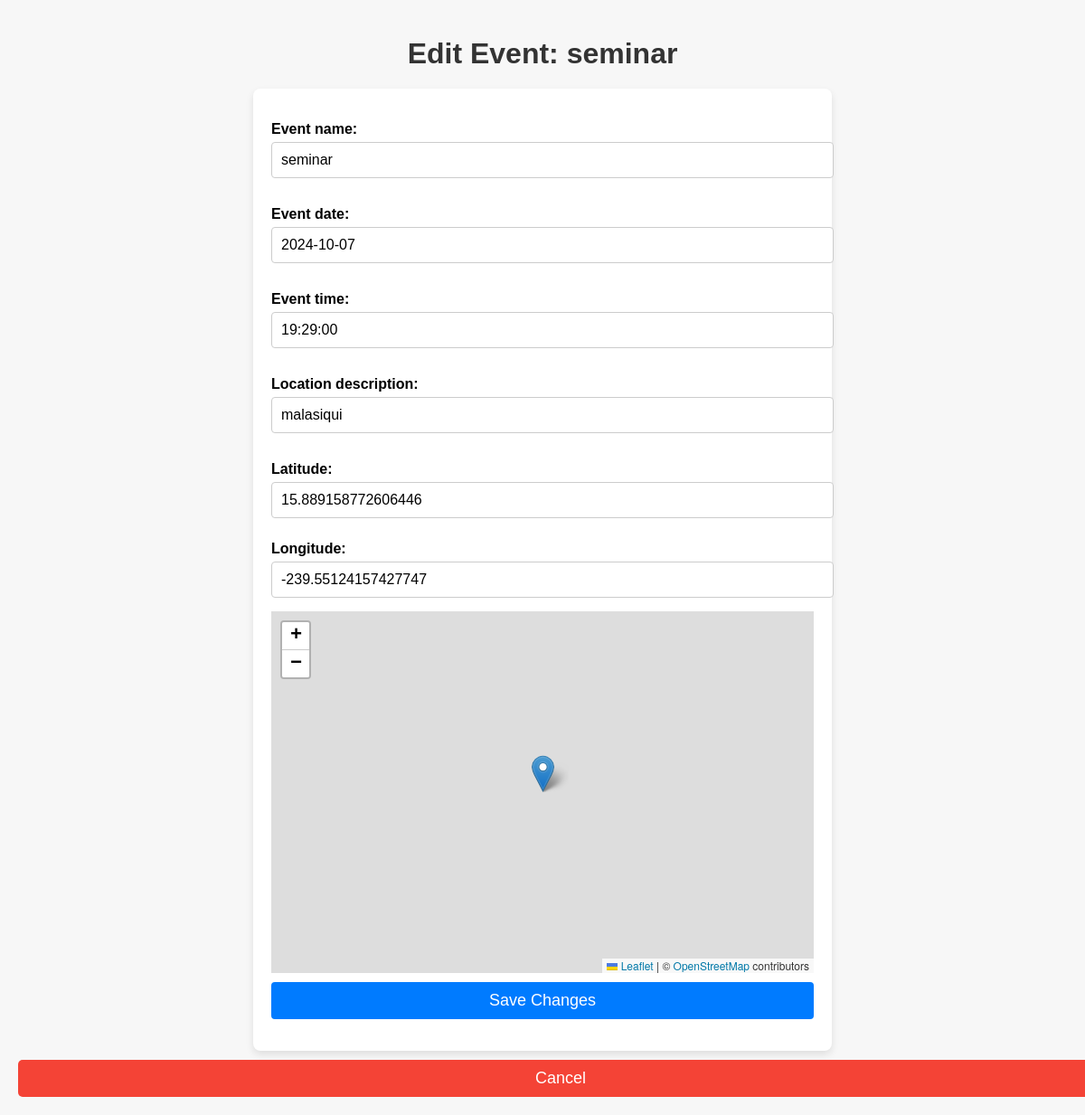
The app's page /admin-management/edit_event/3/ with its own data.
### adminManagement/models.py (models this page shows, shortened)
class Event(models.Model):
    event_name = models.CharField(max_length=200)
    event_date = models.DateField(blank=True, null=True)
    event_time = models.TimeField(blank=True, null=True)
    location_description = models.CharField(blank=True, null=True, max_length=300)
    latitude = models.FloatField(blank=True, null=True)
    longitude = models.FloatField(blank=True, null=True)
    created_at = models.DateTimeField(auto_now_add=True)
    check_ins = models.ManyToManyField(Student, through='EventCheckIn')

### adminManagement/views.py (the view)
# urls.py: path('admin-management/edit_event/<int:event_id>/', admin_views.edit_event, name='edit_event'),
def edit_event(request, event_id):
    event = get_object_or_404(Event, id=event_id)
    if request.method == 'POST':
        form = EventForm(request.POST, instance=event)
        if form.is_valid():
            form.save()  # Save the updated event
            return redirect('admin_dashboard')  # Redirect back to admin dashboard
    else:
        form = EventForm(instance=event)
    return render(request, 'adminManagement/edit_event.html', {'form': form, 'event': event})

### adminManagement/forms.py
class EventForm(forms.ModelForm):
    class Meta:
        model = Event
        fields = ['event_name', 'event_date', 'event_time', 'location_description',]

### adminManagement/templates/adminManagement/edit_event.html (shortened to what this page needs)
<!DOCTYPE html>
<html lang="en">
<head>
    {% load static %}
    <link rel="stylesheet" href="{% static 'css/editEventStyle.css' %}">
    <link rel="stylesheet" href="https://unpkg.com/leaflet/dist/leaflet.css" />
</head>
<body>
    <h1>Edit Event: {{ event.event_name }}</h1>
    <form method="POST">
        {{ form.as_p }}
        <label for="latitude">Latitude:</label>
        <input type="number" step="any" id="latitude" name="latitude" value="{{ event.latitude }}" required>
        <label for="longitude">Longitude:</label>
        <input type="number" step="any" id="longitude" name="longitude" value="{{ event.longitude }}" required>
        <div id="map"></div>
        <input type="submit" value="Save Changes">
    </form>
    <a href="{% url 'admin_dashboard' %}" class="cancel-btn">Cancel</a>
</body>
</html>

### adminManagement/static/css/editEventStyle.css (style rules this page uses)
body { font-family: Arial, sans-serif; margin: 0; padding: 20px; background-color: #f7f7f7; }
input[type="submit"], .cancel-btn { width: 100%; padding: 10px; font-size: 18px; background-color: #007bff; border: none; border-radius: 4px; color: white; cursor: pointer; text-align: center; display: block; margin-top: 10px; text-decoration: none; }
#map { height: 400px; width: 100%; }
.cancel-btn { background-color: #f44336; color: white; padding: 10px 20px; text-decoration: none; border-radius: 5px; display: inline-block; margin-top: 10px; }
h1 { text-align: center; color: #333; margin-bottom: 20px; }
form { max-width: 600px; margin: 0 auto; padding: 20px; background-color: #fff; border-radius: 8px; box-shadow: 0 4px 8px rgba(0, 0, 0, 0.1); }
form label { font-weight: bold; margin-top: 10px; display: block; }
form input, form select, form textarea { width: 100%; padding: 10px; margin-top: 5px; margin-bottom: 15px; border: 1px solid #ccc; border-radius: 4px; font-size: 16px; }
form input[type="submit"], form button { width: 100%; padding: 10px; font-size: 18px; background-color: #007bff; border: none; border-radius: 4px; color: white; cursor: pointer; margin-top: 10px; }

### records on screen
Event: event_name "seminar", event_date "2024-10-07", event_time "19:29:00", location_description "malasiqui", latitude "15.889158772606446", longitude "-239.55124157427747"
